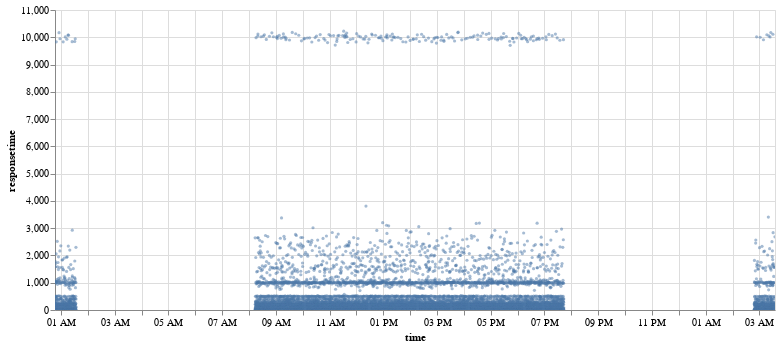

Notebook code cell kept with this figure:
### Code cell
alt.data_transformers.disable_max_rows()
alt.Chart(pd_df).mark_point(filled=True, size=10, opacity=0.5).encode(
    x='time:T',
    y='responsetime:Q'
).properties(
    width=720,
    height=300
).interactive()

### Figure 1 — Vega-Lite specification as saved in the notebook (floating-point values rounded to 4 significant figures; data arrays with more than 128 entries replaced by an {"elided": "..."} marker saying what was removed)
{"config": {"view": {"continuousWidth": 400, "continuousHeight": 300}}, "data": {"name": "data-4955f9516595253c51b3e13c71733d27"}, "mark": {"type": "point", "filled": true, "opacity": 0.5, "size": 10}, "encoding": {"x": {"type": "temporal", "field": "time"}, "y": {"type": "quantitative", "field": "responsetime"}}, "height": 300, "selection": {"selector003": {"type": "interval", "bind": "scales", "encodings": ["x", "y"]}}, "width": 720, "$schema": "https://vega.github.io/schema/vega-lite/v4.0.2.json", "datasets": {"data-4955f9516595253c51b3e13c71733d27": {"elided": "10000 records"}}}
